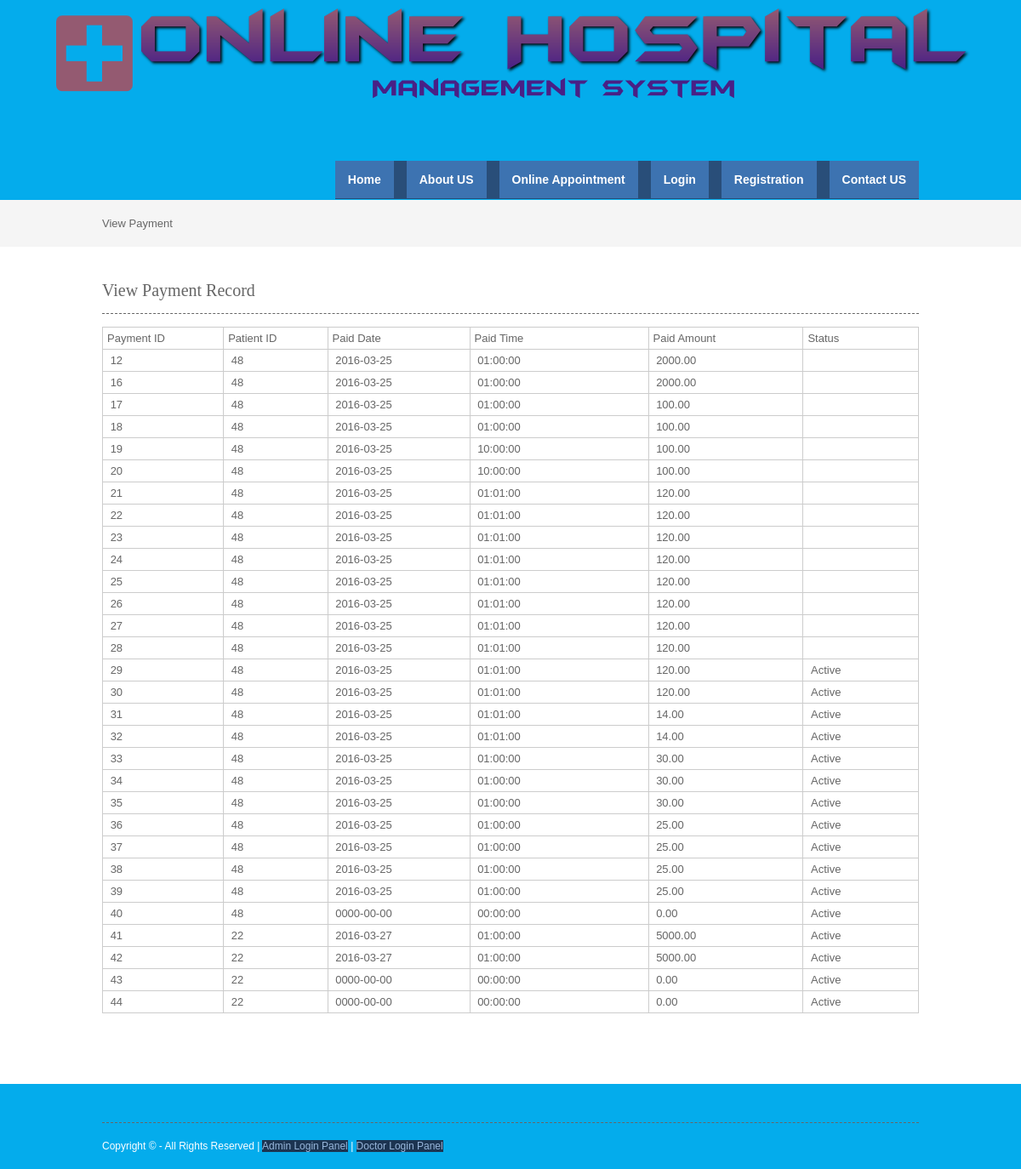
The app's page /php/viewpayment.php with its own data.
### tables this page shows
CREATE TABLE IF NOT EXISTS `payment` (
  `paymentid` int(10) NOT NULL AUTO_INCREMENT,
  `patientid` int(10) NOT NULL,
  `appointmentid` int(10) NOT NULL,
  `paiddate` date NOT NULL,
  `paidtime` time NOT NULL,
  `paidamount` float(10,2) NOT NULL,
  `status` varchar(10) NOT NULL,
  PRIMARY KEY (`paymentid`)
);

### php/viewpayment.php (the view, shortened to what this page needs)
<?php
include("header.php");
include("dbconnection.php");
?>
<div class="wrapper col2">
  <div id="breadcrumb">View  Payment</div>
</div>
<div class="wrapper col4">
  <div id="container">
    <h1>View Payment Record</h1>
    <table width="558" border="3">
      <tbody>
        <tr>
          <td width="75">Payment ID</td>
          <td width="63">Patient ID</td>
          <td width="90">Paid Date</td>
          <td width="116">Paid Time</td>
          <td width="99">Paid Amount</td>
          <td width="71">Status</td>
        </tr>
         <?php
		$sql ="SELECT * FROM payment";
		$qsql = mysqli_query($con,$sql);
		while($rs = mysqli_fetch_array($qsql))
		{
        echo "<tr>
          <td>&nbsp;$rs[paymentid]</td>
		  <td>&nbsp;$rs[patientid]</td>
          <td>&nbsp;$rs[paiddate]</td>
		  <td>&nbsp;$rs[paidtime]</td>
		  <td>&nbsp;$rs[paidamount]</td>
		  <td>&nbsp;$rs[status]</td>
        </tr>";
		}
		?>
      </tbody>
    </table>
    <p>&nbsp;</p>
  </div>
</div>
<?php
include("footer.php");
?>

### layout/styles/layout.css (style rules this page uses)
html { overflow-y:scroll; }
body { margin:0; padding:0; font-size:13px; font-family:verdana, Arial, Helvetica, sans-serif; color:#FFFFFF; background-color:#4F473A; }
div.wrapper { display:block; width:100%; margin:0; text-align:left; }
.col2 { color:#666666; background-color:#F5F5F5; }
.col3, .col4 { color:#666666; background-color:#FFFFFF; }
#head, #gallery, #breadcrumb, #container, #footer { display:block; position:relative; width:960px; margin:0 auto; }
#breadcrumb { padding:20px 0; }
#container { padding:40px 0; }
#container h1, #container h2, #container h3, #container h4, #container h5, #container h6 { margin:0 0 15px 0; padding:0 0 15px 0; line-height:normal; font-weight:normal; font-size:20px; font-family:Georgia, "Times New Roman", Times, serif; border-bottom:1px dashed #666666; }

### layout/styles/tables.css (style rules this page uses)
table { width:100%; border-collapse:collapse; table-layout:auto; vertical-align:top; margin-bottom:15px; border:1px solid #CCCCCC; }
table tbody td { vertical-align:top; border-collapse:collapse; border-left:1px solid #CCCCCC; border-right:1px solid #CCCCCC; }
table thead th, table tbody td { padding:5px; border-collapse:collapse; }

### records on screen
payment: paymentid "12", patientid "48", paiddate "2016-03-25", paidtime "01:00:00", paidamount "2000.00"
payment: paymentid "16", patientid "48", paiddate "2016-03-25", paidtime "01:00:00", paidamount "2000.00"
payment: paymentid "17", patientid "48", paiddate "2016-03-25", paidtime "01:00:00", paidamount "100.00"
payment: paymentid "18", patientid "48", paiddate "2016-03-25", paidtime "01:00:00", paidamount "100.00"
payment: paymentid "19", patientid "48", paiddate "2016-03-25", paidtime "10:00:00", paidamount "100.00"
payment: paymentid "20", patientid "48", paiddate "2016-03-25", paidtime "10:00:00", paidamount "100.00"
payment: paymentid "21", patientid "48", paiddate "2016-03-25", paidtime "01:01:00", paidamount "120.00"
payment: paymentid "22", patientid "48", paiddate "2016-03-25", paidtime "01:01:00", paidamount "120.00"
payment: paymentid "23", patientid "48", paiddate "2016-03-25", paidtime "01:01:00", paidamount "120.00"
payment: paymentid "24", patientid "48", paiddate "2016-03-25", paidtime "01:01:00", paidamount "120.00"
payment: paymentid "25", patientid "48", paiddate "2016-03-25", paidtime "01:01:00", paidamount "120.00"
payment: paymentid "26", patientid "48", paiddate "2016-03-25", paidtime "01:01:00", paidamount "120.00"
payment: paymentid "27", patientid "48", paiddate "2016-03-25", paidtime "01:01:00", paidamount "120.00"
payment: paymentid "28", patientid "48", paiddate "2016-03-25", paidtime "01:01:00", paidamount "120.00"
payment: paymentid "29", patientid "48", paiddate "2016-03-25", paidtime "01:01:00", paidamount "120.00", status "Active"
payment: paymentid "30", patientid "48", paiddate "2016-03-25", paidtime "01:01:00", paidamount "120.00", status "Active"
payment: paymentid "31", patientid "48", paiddate "2016-03-25", paidtime "01:01:00", paidamount "14.00", status "Active"
payment: paymentid "32", patientid "48", paiddate "2016-03-25", paidtime "01:01:00", paidamount "14.00", status "Active"
payment: paymentid "33", patientid "48", paiddate "2016-03-25", paidtime "01:00:00", paidamount "30.00", status "Active"
payment: paymentid "34", patientid "48", paiddate "2016-03-25", paidtime "01:00:00", paidamount "30.00", status "Active"
payment: paymentid "35", patientid "48", paiddate "2016-03-25", paidtime "01:00:00", paidamount "30.00", status "Active"
payment: paymentid "36", patientid "48", paiddate "2016-03-25", paidtime "01:00:00", paidamount "25.00", status "Active"
payment: paymentid "37", patientid "48", paiddate "2016-03-25", paidtime "01:00:00", paidamount "25.00", status "Active"
payment: paymentid "38", patientid "48", paiddate "2016-03-25", paidtime "01:00:00", paidamount "25.00", status "Active"
payment: paymentid "39", patientid "48", paiddate "2016-03-25", paidtime "01:00:00", paidamount "25.00", status "Active"
payment: paymentid "40", patientid "48", paiddate "0000-00-00", paidtime "00:00:00", paidamount "0.00", status "Active"
payment: paymentid "41", patientid "22", paiddate "2016-03-27", paidtime "01:00:00", paidamount "5000.00", status "Active"
payment: paymentid "42", patientid "22", paiddate "2016-03-27", paidtime "01:00:00", paidamount "5000.00", status "Active"
payment: paymentid "43", patientid "22", paiddate "0000-00-00", paidtime "00:00:00", paidamount "0.00", status "Active"
payment: paymentid "44", patientid "22", paiddate "0000-00-00", paidtime "00:00:00", paidamount "0.00", status "Active"
